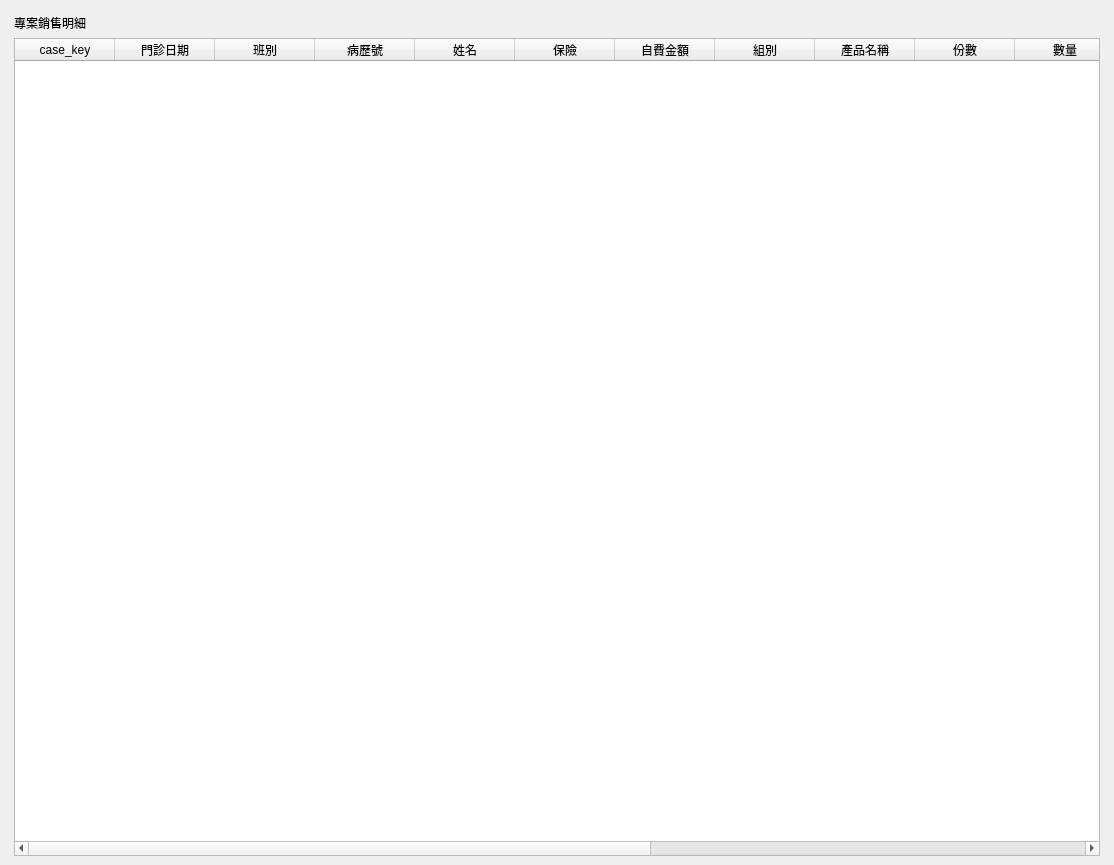
<?xml version="1.0" encoding="UTF-8"?>
<ui version="4.0">
 <class>WindowIncomeProject</class>
 <widget class="QMainWindow" name="WindowIncomeProject">
  <property name="geometry">
   <rect>
    <x>0</x>
    <y>0</y>
    <width>1114</width>
    <height>865</height>
   </rect>
  </property>
  <property name="windowTitle">
   <string>專案銷售統計</string>
  </property>
  <widget class="QWidget" name="centralwidget">
   <layout class="QHBoxLayout" name="horizontalLayout">
    <item>
     <layout class="QVBoxLayout" name="verticalLayout">
      <property name="leftMargin">
       <number>5</number>
      </property>
      <property name="topMargin">
       <number>5</number>
      </property>
      <property name="rightMargin">
       <number>5</number>
      </property>
      <item>
       <widget class="QLabel" name="label_2">
        <property name="text">
         <string>專案銷售明細</string>
        </property>
       </widget>
      </item>
      <item>
       <widget class="QTableWidget" name="tableWidget_self_prescript">
        <property name="editTriggers">
         <set>QAbstractItemView::NoEditTriggers</set>
        </property>
        <property name="alternatingRowColors">
         <bool>true</bool>
        </property>
        <property name="selectionMode">
         <enum>QAbstractItemView::SingleSelection</enum>
        </property>
        <property name="selectionBehavior">
         <enum>QAbstractItemView::SelectRows</enum>
        </property>
        <column>
         <property name="text">
          <string>case_key</string>
         </property>
        </column>
        <column>
         <property name="text">
          <string>門診日期</string>
         </property>
        </column>
        <column>
         <property name="text">
          <string>班別</string>
         </property>
        </column>
        <column>
         <property name="text">
          <string>病歷號</string>
         </property>
        </column>
        <column>
         <property name="text">
          <string>姓名</string>
         </property>
        </column>
        <column>
         <property name="text">
          <string>保險</string>
         </property>
        </column>
        <column>
         <property name="text">
          <string>自費金額</string>
         </property>
        </column>
        <column>
         <property name="text">
          <string>組別</string>
         </property>
        </column>
        <column>
         <property name="text">
          <string>產品名稱</string>
         </property>
        </column>
        <column>
         <property name="text">
          <string>份數</string>
         </property>
        </column>
        <column>
         <property name="text">
          <string>數量</string>
         </property>
        </column>
        <column>
         <property name="text">
          <string>單位</string>
         </property>
        </column>
        <column>
         <property name="text">
          <string>單價</string>
         </property>
        </column>
        <column>
         <property name="text">
          <string>合計金額</string>
         </property>
        </column>
        <column>
         <property name="text">
          <string>銷售醫師</string>
         </property>
        </column>
        <column>
         <property name="text">
          <string>批價人員</string>
         </property>
        </column>
        <column>
         <property name="text">
          <string>備註</string>
         </property>
        </column>
       </widget>
      </item>
     </layout>
    </item>
   </layout>
  </widget>
  <widget class="QMenuBar" name="menubar">
   <property name="geometry">
    <rect>
     <x>0</x>
     <y>0</y>
     <width>1114</width>
     <height>25</height>
    </rect>
   </property>
  </widget>
  <action name="action_export_excel">
   <property name="icon">
    <iconset>
     <normaloff>../icons/document-export.svg</normaloff>../icons/document-export.svg</iconset>
   </property>
   <property name="text">
    <string>匯出Excel</string>
   </property>
  </action>
 </widget>
 <resources/>
 <connections/>
</ui>
